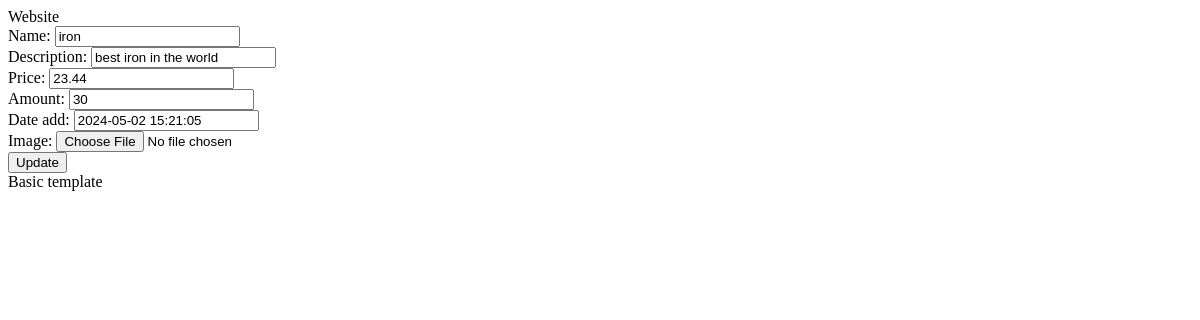
Before: /sem_4/edit/item/1 with the older database file.
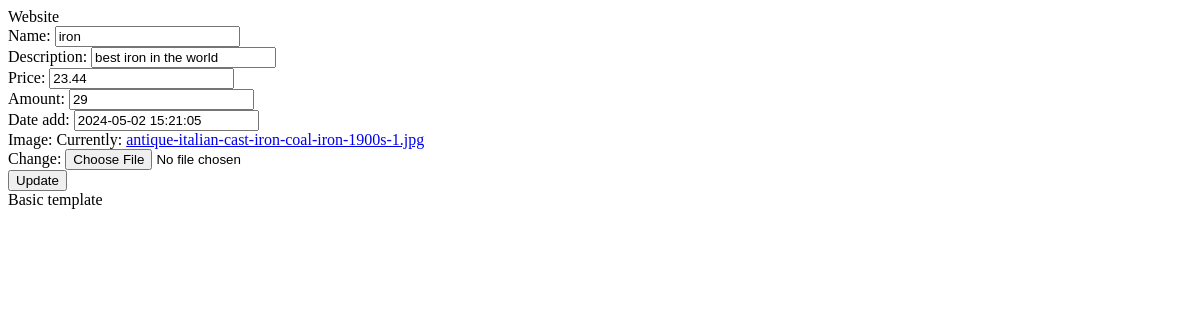
After: the same page with the newer database file.
### sem_app_2/models.py (models this page shows, shortened)
class Item(models.Model):
    name = models.CharField(max_length=30)
    description = models.TextField()
    price = models.FloatField()
    amount = models.IntegerField()
    date_add = models.DateTimeField()
    image = models.ImageField(blank=True, null=True)

### sem_app_4/views.py (the view, shortened to what this page needs)
# urls.py: path('edit/item/<int:item_id>', views.edit_item, name='edit_item'),
def edit_item(request, item_id):
    context = {}
    context['text'] = 'Edit item'
    item = ItemModel.objects.get(pk=item_id)
    form = ItemForm(initial={
            'name': item.name,
            'description': item.description,
            'price': item.price,
            'amount': item.amount,
            'date_add': item.date_add,
            'image': item.image
        })
    context['form'] = form
    return render(request, 'sem_app_4/edit_item.html', context=context)

### sem_app_4/forms.py
class ItemForm(forms.Form):
    name = forms.CharField(max_length=30)
    description = forms.CharField(max_length=1000)
    price = forms.FloatField(min_value=0.01)
    amount = forms.IntegerField()
    date_add = forms.DateTimeField()
    image = forms.ImageField()

### sem_app_4/templates/sem_app_4/edit_item.html (shortened to what this page needs)
{% extends 'base.html' %}
{% block content %}
    <form method="post" enctype="multipart/form-data">
        {{ form }}
        <input type="submit" value="Update">
    </form>
{% endblock %}

Changed rows visible on the page:
changed Item "iron": amount "30" → "29"
Other visible differences:
text no longer shown: "Name: Description: Price: Amount: Date add: Image:"
text now shown: "Name: Description: Price: Amount: Date add: Image: Currently: antique-italian-cast-iron-coal-iron-1900s-1.jpg Change:"
